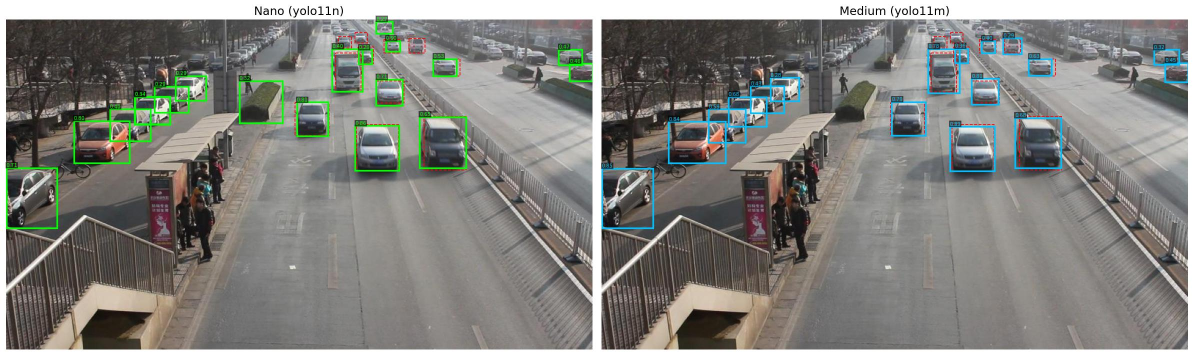
#> input picture kiwi_samples/MVI_20011_f00205_compare.jpg, 2388 x 711 px (shown at 1/2 size)
$ python -i jays_uavdt_extract_features.py   (imports and definitions only)   (older library calls are emulated)
#> lines starting #> are read from the running program, lines starting #| are printed output that depends on the picture
"""
UAVDT 56-Feature Extraction
Extracts 56 handcrafted image features from 20 UAVDT test sequences.
Features grouped: illumination(8), contrast(4), haze(4), sharpness(4),
texture(10), entropy(4), color(6), frequency(3), spatial(3), temporal(10).
"""

import cv2
import numpy as np
import pandas as pd
from pathlib import Path
from scipy.stats import skew, kurtosis
from skimage.feature import graycomatrix, graycoprops, local_binary_pattern
from skimage.metrics import structural_similarity as ssim
import pywt
import time

# ── Paths ────────────────────────────────────────────────────────
ROOT = Path(__file__).resolve().parent.parent  # echo/
UAVDT_FRAMES = ROOT / "UAVDT-NEW" / "UAV-benchmark-M"
OUTPUT_CSV = Path(__file__).resolve().parent / "jays_uavdt_frame_features.csv"

TEST_SEQUENCES = [
    "M0208", "M0209", "M0403", "M0601", "M0602", "M0606",
    "M0801", "M0802", "M1301", "M1302", "M1303", "M1401",
    "M0203", "M0205", "M1001", "M1007", "M1101", "M0701",
    "M1004", "M1009",
]

FEATURE_NAMES = [
    # A. Illumination (1-8)
    "mean_brightness", "brightness_std", "brightness_skewness",
    "brightness_kurtosis", "overexposed_ratio", "underexposed_ratio",
    "dynamic_range", "backlight_ratio",
    # B. Contrast (9-12)
    "weber_contrast", "michelson_contrast", "rms_contrast", "local_contrast_mean",
    # C. Haze/Fog (13-16)
    "dark_channel_mean", "dark_channel_std", "transmission_estimate",
    "atmospheric_light",
    # D. Sharpness/Blur (17-20)
    "laplacian_variance", "tenengrad", "brenner_gradient",
    "high_freq_energy_ratio",
    # E. Texture/Complexity (21-30)
    "edge_density", "gradient_magnitude_mean", "gradient_magnitude_std",
    "GLCM_contrast", "GLCM_homogeneity", "GLCM_energy", "GLCM_entropy",
    "GLCM_correlation", "LBP_entropy", "LBP_uniformity",
    # F. Entropy (31-34)
    "spatial_entropy", "color_entropy", "local_entropy_mean", "local_entropy_std",
    # G. Color (35-40)
    "colorfulness", "mean_saturation", "saturation_std", "hue_std",
    "dominant_color_ratio", "color_channel_corr",
    # H. Frequency Domain (41-43)
    "spectral_centroid", "spectral_rolloff", "wavelet_detail_energy",
    # I. Spatial Structure (44-46)
    "FAST_keypoint_count", "connected_components_count", "foreground_ratio",
    # J. Motion/Temporal (47-56)
    "optical_flow_mag_mean", "optical_flow_mag_std", "optical_flow_angle_var",
    "frame_difference_mean", "SSIM_prev_frame", "histogram_intersection",
    "brightness_delta", "edge_density_delta", "flow_coherence", "scene_cut_score",
]

# [1 line not run here, left out]


# ── Feature Extraction Functions ─────────────────────────────────

# [80 lines left out: functions extract_illumination, extract_contrast, extract_haze, not called in this run]


def extract_sharpness(gray):
    """Features 17-20: Sharpness/Blur."""
    gray_f = gray.astype(np.float64)

    # Laplacian variance
    lap = cv2.Laplacian(gray_f, cv2.CV_64F)
    lap_var = np.var(lap)

    # Tenengrad: mean(Sobel_x² + Sobel_y²)
    sx = cv2.Sobel(gray_f, cv2.CV_64F, 1, 0, ksize=3)
    sy = cv2.Sobel(gray_f, cv2.CV_64F, 0, 1, ksize=3)
    tenengrad = np.mean(sx ** 2 + sy ** 2)

    # Brenner gradient: mean((I(x+2) - I(x))²)
    shifted = gray_f[:, 2:]
    original = gray_f[:, :shifted.shape[1]]
    brenner = np.mean((shifted - original) ** 2)

    # High frequency energy ratio via FFT
    fft = np.fft.fft2(gray_f)
    fft_shift = np.fft.fftshift(fft)
    magnitude = np.abs(fft_shift) ** 2
    h, w = gray_f.shape
    cy, cx = h // 2, w // 2
    radius = min(cy, cx) // 4  # low-freq radius
    Y, X = np.ogrid[:h, :w]
    low_mask = ((Y - cy) ** 2 + (X - cx) ** 2) <= radius ** 2
    total_energy = np.sum(magnitude)
    low_energy = np.sum(magnitude[low_mask])
    high_freq_ratio = (total_energy - low_energy) / total_energy if total_energy > 0 else 0.0

    return [lap_var, tenengrad, brenner, high_freq_ratio]


# [364 lines left out: functions extract_texture, extract_entropy, extract_color, extract_frequency, extract_spatial, extract_temporal and 1 more, not called in this run]


# [40 lines not run here, left out]

>>> import cv2
>>> picture = cv2.imread('../kiwi_samples/MVI_20011_f00205_compare.jpg', cv2.IMREAD_GRAYSCALE)
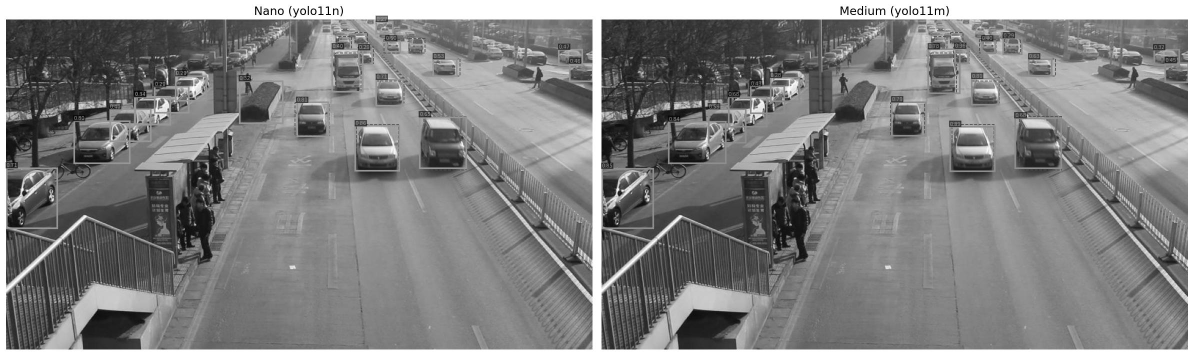
#> picture: shape (711, 2388) (shown at 1/2 size); min 0, max 255, mean 129.6
>>> result = extract_sharpness(picture)
#> in extract_sharpness, `lap = cv2.Laplacian(gray_f, cv2.CV_64F)`:
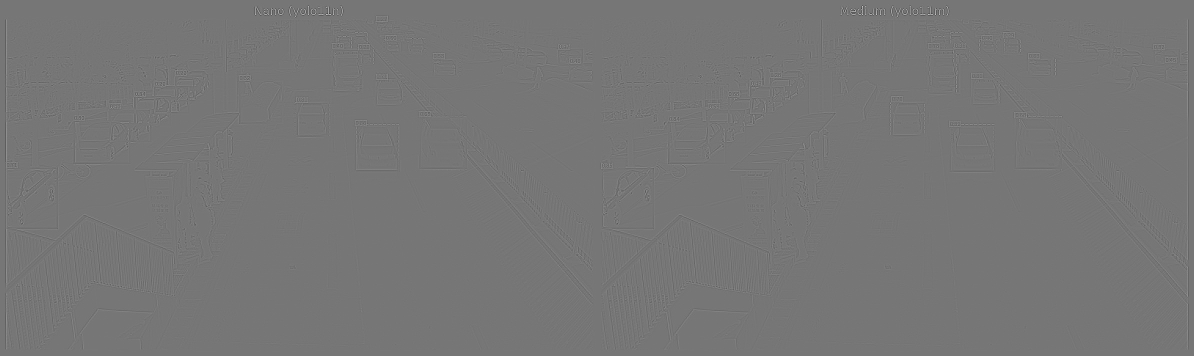
#> lap: shape (711, 2388) float64 (shown at 1/2 size); min -557, max 642, mean 0; drawn with min black and max white
#> in extract_sharpness, `lap_var = np.var(lap)`: lap_var = 676.3
#> in extract_sharpness, `sy = cv2.Sobel(gray_f, cv2.CV_64F, 0, 1, ksize=3)`:
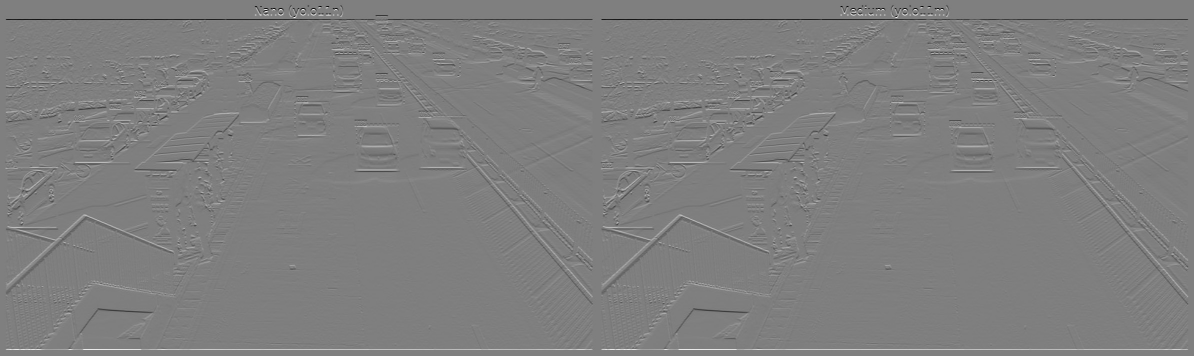
#> sy: shape (711, 2388) float64 (shown at 1/2 size); min -1011, max 1018, mean 0; drawn with min black and max white
#> in extract_sharpness, `tenengrad = np.mean(sx ** 2 + sy ** 2)`: tenengrad = 12526.1
#> in extract_sharpness, `brenner = np.mean((shifted - original) ** 2)`: brenner = 424.7
#> in extract_sharpness, `total_energy = np.sum(magnitude)`: total_energy = 5.74e+16
#> in extract_sharpness, `low_energy = np.sum(magnitude[low_mask])`: low_energy = 5.65e+16
#> in extract_sharpness, `high_freq_ratio = (total_energy - low_energy) / total_energy if total_..`: high_freq_ratio = 0.0167
#> result = [676.3, 12526.1, 424.7, 0.0167]

$ run again, on kiwi_samples/MVI_20012_f00176_compare.jpg
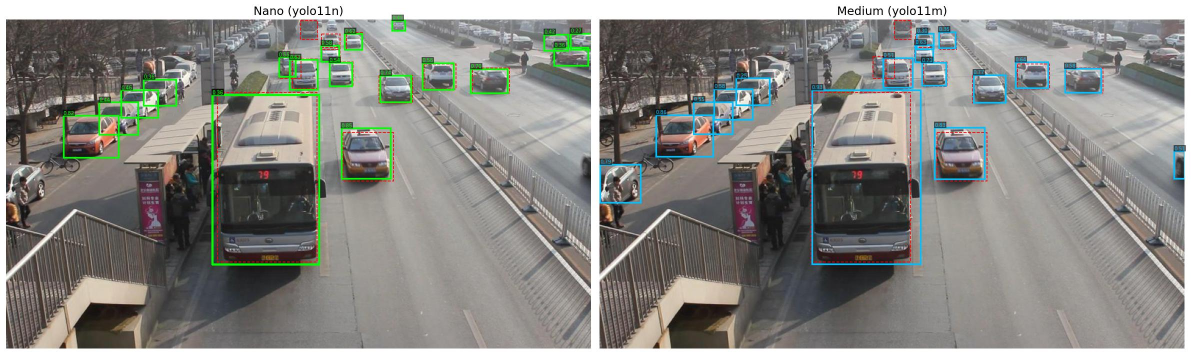
#> input picture kiwi_samples/MVI_20012_f00176_compare.jpg, 2382 x 709 px (shown at 1/2 size)
#> `picture = cv2.imread('../kiwi_samples/MVI_20011_f00205_compare.jpg', c..`:
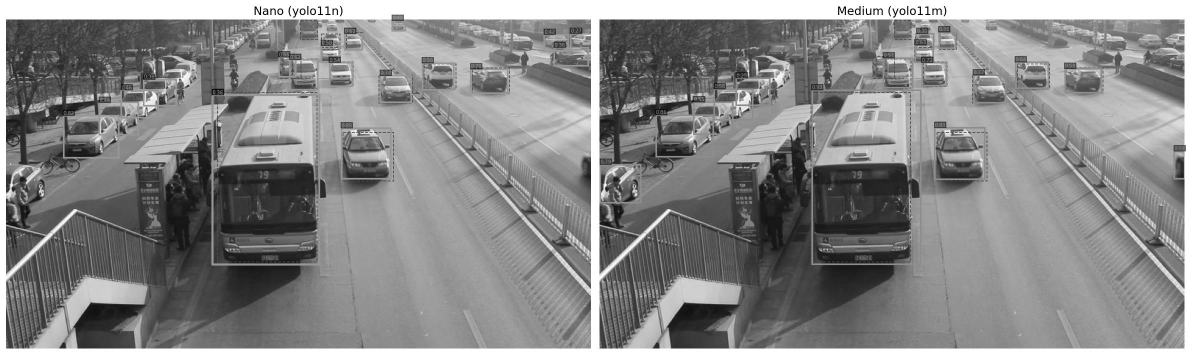
#> picture: shape (709, 2382) (shown at 1/2 size); min 0, max 255, mean 134.6
#> lap_var = 639.7
#> in extract_sharpness, `sy = cv2.Sobel(gray_f, cv2.CV_64F, 0, 1, ksize=3)`:
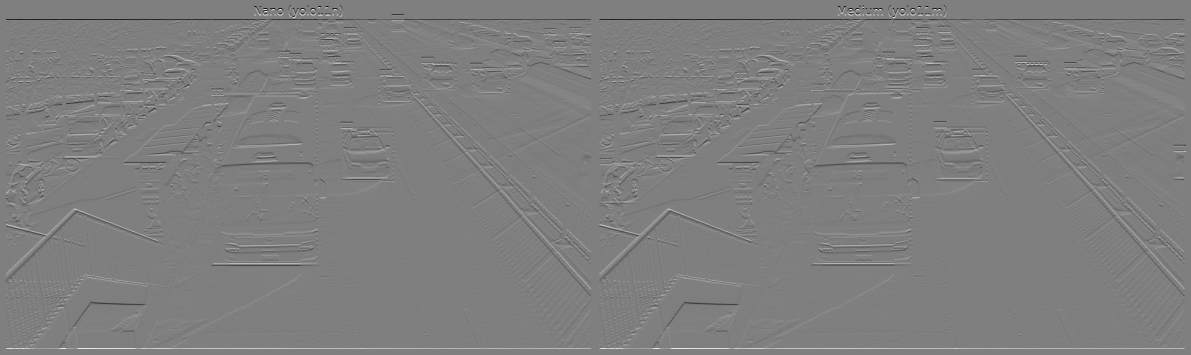
#> sy: shape (709, 2382) float64 (shown at 1/2 size); min -1013, max 1018, mean 0; drawn with min black and max white
#> tenengrad = 12123.2
#> brenner = 410.9
#> total_energy = 6.14e+16
#> low_energy = 6.05e+16
#> high_freq_ratio = 0.0149
#> result = [639.7, 12123.2, 410.9, 0.0149]

$ run again, on kiwi_samples/MVI_20012_f00480_compare.jpg
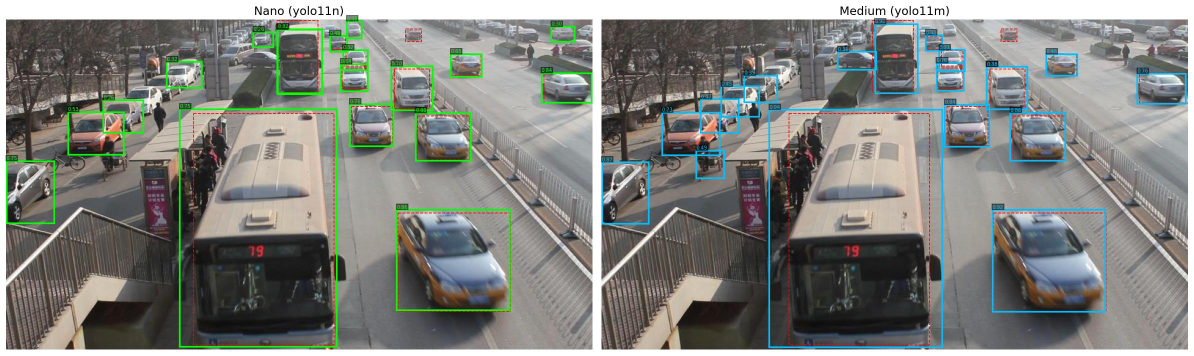
#> input picture kiwi_samples/MVI_20012_f00480_compare.jpg, 2388 x 711 px (shown at 1/2 size)
#> `picture = cv2.imread('../kiwi_samples/MVI_20011_f00205_compare.jpg', c..`:
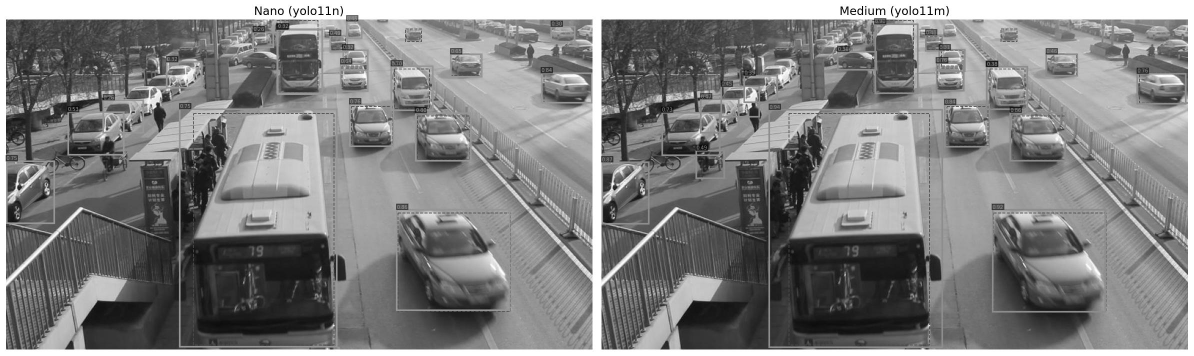
#> picture: shape (711, 2388) (shown at 1/2 size); min 0, max 255, mean 128.8
#> lap_var = 678.7
#> in extract_sharpness, `sy = cv2.Sobel(gray_f, cv2.CV_64F, 0, 1, ksize=3)`:
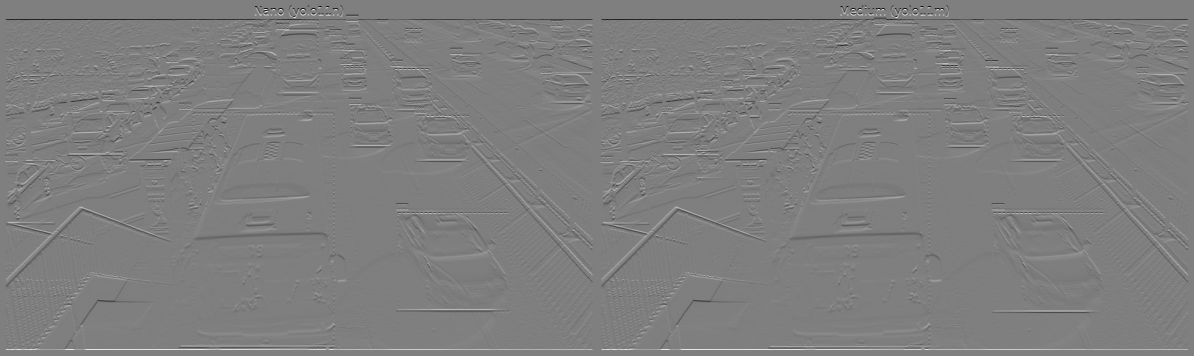
#> sy: shape (711, 2388) float64 (shown at 1/2 size); min -1011, max 1018, mean 0; drawn with min black and max white
#> tenengrad = 12935.8
#> brenner = 422.9
#> total_energy = 5.92e+16
#> low_energy = 5.82e+16
#> high_freq_ratio = 0.0166
#> result = [678.7, 12935.8, 422.9, 0.0166]
